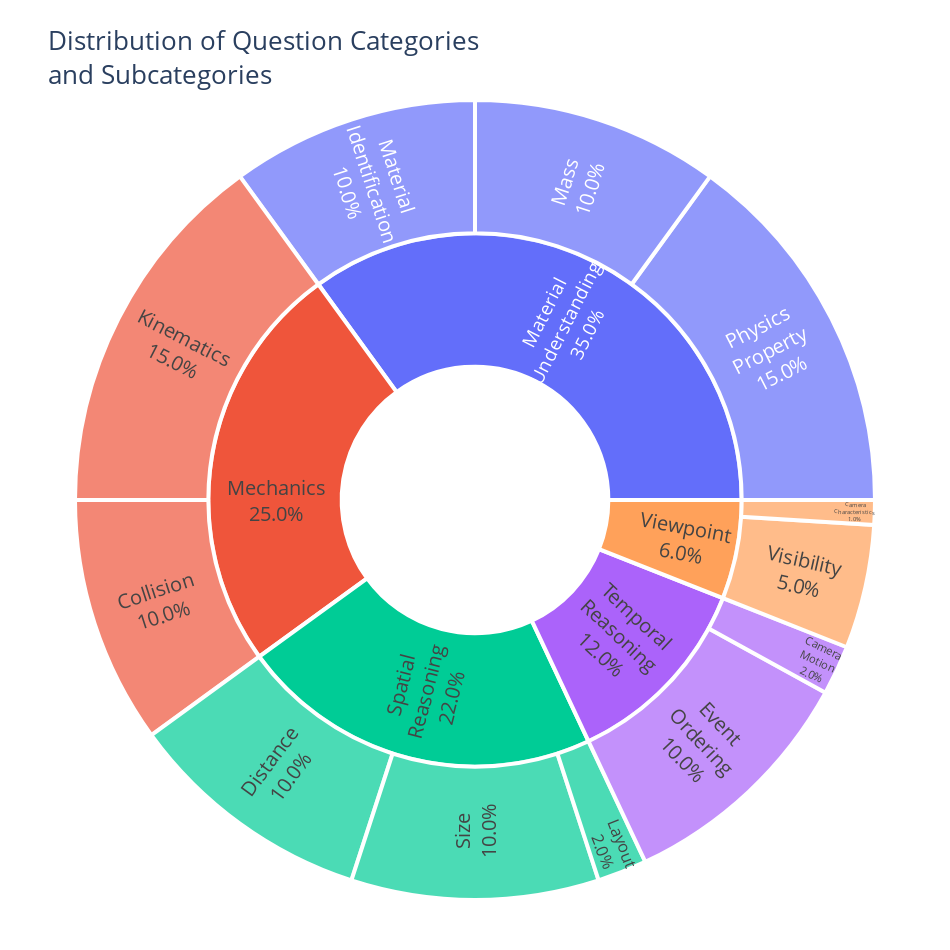

The notebook cell saved with this chart:
### Code cell
import json
import plotly.graph_objects as go

# Paths
PATH_BAL_SUB = "/data0/sebastian.cavada/compositional-physics/tiny_vqa_deterministic/answering_questions/balancing_sub_categories.json"
PATH_DATA    = "/data0/sebastian.cavada/compositional-physics/tiny_vqa_deterministic/simple_vqa.json"
PERCENT_MODE = "entry"   # change to "parent" if you prefer


# Label mappings
mapping_sub = {
    "visibility": "Visibility",
    "material_identification": "Material<br>Identification",
    "size": "Size",
    "camera_characteristics": "Camera<br>Characteristics",
    "physics_property": "Physics<br>Property",
    "kinematics": "Kinematics",
    "collision": "Collision",
    "mass": "Mass",
    "camera_motion": "Camera<br>Motion",
    "layout": "Layout",
    "distance": "Distance",
    "event_ordering": "Event<br>Ordering"
}

mapping_cat = {
    "mechanics": "Mechanics",
    "spatial_reasoning": "Spatial<br>Reasoning",
    "visual_percetion": "Visual<br>Perception",
    "temporal": "Temporal<br>Reasoning",
    "view_point": "Viewpoint",
    "material_understanding": "Material<br>Understanding"
}

with open(PATH_BAL_SUB) as f:
    balancing = json.load(f)
with open(PATH_DATA) as f:
    data = json.load(f)

labels, parents, values = ["Total number<br> of VQA<br><b>61196</b>"], [""], [0.0]
main_totals, subs_for_main = {}, {}

for main_cat, items in data.items():
    seen = set()
    for _, props in items.items():
        if isinstance(props, dict):
            sc = props.get("sub_category")
            if sc and sc in balancing:
                seen.add(sc)
    if not seen:
        continue
    total = sum(balancing[sc] for sc in seen)
    if total <= 0:
        continue
    main_totals[main_cat] = total
    subs_for_main[main_cat] = sorted(seen)

# main categories
for main_cat, total in main_totals.items():
    labels.append(mapping_cat.get(main_cat, main_cat))
    parents.append("Total number<br> of VQA<br><b>61196</b>")
    values.append(total)

# subcategories
for main_cat, sc_list in subs_for_main.items():
    parent_label = mapping_cat.get(main_cat, main_cat)
    for sc in sc_list:
        labels.append(mapping_sub.get(sc, sc))
        parents.append(parent_label)
        values.append(balancing[sc])

values[0] = sum(main_totals.values())

# Choose tokens for text and hover based on percent mode
if PERCENT_MODE == "parent":
    percent_token = "%{percentParent:.1%}"
    textinfo_mode = "label+percent parent"
    hover_pct_lbl = "of parent"
else:
    percent_token = "%{percentEntry:.1%}"
    textinfo_mode = "label+percent entry"
    hover_pct_lbl = "of total"

# build figure
fig = go.Figure(go.Sunburst(
    labels=labels,
    parents=parents,
    values=values,
    branchvalues="total",
    textinfo=textinfo_mode,                 # show labels and percentages inside    
    texttemplate=[
        "" if i == 0 else "%{label}<br>" + percent_token  # hide center label
        for i in range(len(labels))
    ],
    insidetextorientation="radial",
    textfont=dict(size=20),  # big readable font
    marker=dict(line=dict(color="white", width=4))
))

# # center text (annotation)
# fig.add_annotation(
#     text="Total number<br> of VQA<br><b>43056</b>",
#     showarrow=False,
#     font=dict(size=24),
#     x=0.5, y=0.5
# )

# layout
fig.update_layout(
    title=dict(
        text="Distribution of Question Categories<br>and Subcategories",
        font=dict(size=26)
    ),
    width=950,
    height=950,
    margin=dict(t=100, l=50, r=50, b=50)
)


fig.show()

### Figure 1 — Plotly figure (JSON) as saved in the notebook; plotly's stock layout.template omitted (floating-point values rounded to 4 significant figures)
{"data": [{"branchvalues": "total", "insidetextorientation": "radial", "labels": ["Total number<br> of VQA<br><b>61196</b>", "Spatial<br>Reasoning", "Mechanics", "Material<br>Understanding", "Viewpoint", "Temporal<br>Reasoning", "Distance", "Layout", "Size", "Collision", "Kinematics", "Mass", "Material<br>Identification", "Physics<br>Property", "Camera<br>Characteristics", "Visibility", "Camera<br>Motion", "Event<br>Ordering"], "marker": {"line": {"color": "white", "width": 4}}, "parents": ["", "Total number<br> of VQA<br><b>61196</b>", "Total number<br> of VQA<br><b>61196</b>", "Total number<br> of VQA<br><b>61196</b>", "Total number<br> of VQA<br><b>61196</b>", "Total number<br> of VQA<br><b>61196</b>", "Spatial<br>Reasoning", "Spatial<br>Reasoning", "Spatial<br>Reasoning", "Mechanics", "Mechanics", "Material<br>Understanding", "Material<br>Understanding", "Material<br>Understanding", "Viewpoint", "Viewpoint", "Temporal<br>Reasoning", "Temporal<br>Reasoning"], "textfont": {"size": 20}, "textinfo": "label+percent entry", "texttemplate": ["", "%{label}<br>%{percentEntry:.1%}", "%{label}<br>%{percentEntry:.1%}", "%{label}<br>%{percentEntry:.1%}", "%{label}<br>%{percentEntry:.1%}", "%{label}<br>%{percentEntry:.1%}", "%{label}<br>%{percentEntry:.1%}", "%{label}<br>%{percentEntry:.1%}", "%{label}<br>%{percentEntry:.1%}", "%{label}<br>%{percentEntry:.1%}", "%{label}<br>%{percentEntry:.1%}", "%{label}<br>%{percentEntry:.1%}", "%{label}<br>%{percentEntry:.1%}", "%{label}<br>%{percentEntry:.1%}", "%{label}<br>%{percentEntry:.1%}", "%{label}<br>%{percentEntry:.1%}", "%{label}<br>%{percentEntry:.1%}", "%{label}<br>%{percentEntry:.1%}"], "type": "sunburst", "values": [1, 0.22, 0.25, 0.35, 0.06, 0.12, 0.1, 0.02, 0.1, 0.1, 0.15, 0.1, 0.1, 0.15, 0.01, 0.05, 0.02, 0.1]}], "layout": {"height": 950, "margin": {"b": 50, "l": 50, "r": 50, "t": 100}, "title": {"font": {"size": 26}, "text": "Distribution of Question Categories<br>and Subcategories"}, "width": 950}}
